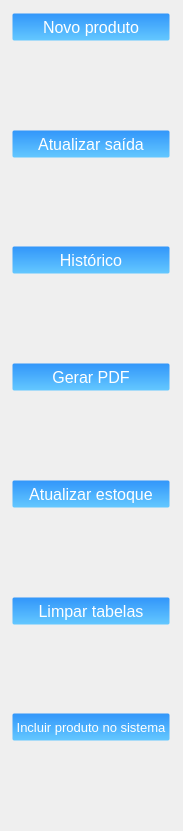
                   <widget class="QFrame" name="frame_botoes_tabelas">
                    <property name="sizePolicy">
                     <sizepolicy hsizetype="Expanding" vsizetype="Expanding">
                      <horstretch>0</horstretch>
                      <verstretch>0</verstretch>
                     </sizepolicy>
                    </property>
                    <property name="minimumSize">
                     <size>
                      <width>0</width>
                      <height>831</height>
                     </size>
                    </property>
                    <property name="maximumSize">
                     <size>
                      <width>183</width>
                      <height>831</height>
                     </size>
                    </property>
                    <property name="frameShape">
                     <enum>QFrame::NoFrame</enum>
                    </property>
                    <property name="frameShadow">
                     <enum>QFrame::Raised</enum>
                    </property>
                    <layout class="QGridLayout" name="gridLayout_14">
                     <item row="0" column="0">
                      <layout class="QVBoxLayout" name="layout_botoes_tabelas">
                       <property name="spacing">
                        <number>9</number>
                       </property>
                       <property name="leftMargin">
                        <number>0</number>
                       </property>
                       <property name="topMargin">
                        <number>1</number>
                       </property>
                       <property name="rightMargin">
                        <number>1</number>
                       </property>
                       <property name="bottomMargin">
                        <number>0</number>
                       </property>
                       <item>
                        <widget class="QPushButton" name="btn_novo_produto">
                         <property name="sizePolicy">
                          <sizepolicy hsizetype="Expanding" vsizetype="Expanding">
                           <horstretch>0</horstretch>
                           <verstretch>0</verstretch>
                          </sizepolicy>
                         </property>
                         <property name="maximumSize">
                          <size>
                           <width>197</width>
                           <height>30</height>
                          </size>
                         </property>
                         <property name="font">
                          <font>
                           <pointsize>-1</pointsize>
                          </font>
                         </property>
                         <property name="cursor">
                          <cursorShape>PointingHandCursor</cursorShape>
                         </property>
                         <property name="styleSheet">
                          <string notr="true">QPushButton {
    color: rgb(255, 255, 255);
    border-radius: 3px;
    font-size: 16px;
    background: qlineargradient(x1:0, y1:0, x2:0, y2:1, stop:0 rgb(50, 150, 250), stop:1 rgb(100, 200, 255)); /* Gradiente de azul claro para azul mais claro */
    border: 3px solid transparent;
}

QPushButton:hover {
    background: qlineargradient(x1:0, y1:0, x2:0, y2:1, stop:0 rgb(100, 180, 255), stop:1 rgb(150, 220, 255)); /* Gradiente de azul mais claro para azul ainda mais claro */
    color: black;
}
</string>
                         </property>
                         <property name="text">
                          <string>Novo produto</string>
                         </property>
                        </widget>
                       </item>
                       <item>
                        <spacer name="verticalSpacer">
                         <property name="orientation">
                          <enum>Qt::Vertical</enum>
                         </property>
                         <property name="sizeHint" stdset="0">
                          <size>
                           <width>20</width>
                           <height>40</height>
                          </size>
                         </property>
                        </spacer>
                       </item>
                       <item>
                        <widget class="QPushButton" name="btn_atualizar_saida">
                         <property name="sizePolicy">
                          <sizepolicy hsizetype="Expanding" vsizetype="Expanding">
                           <horstretch>0</horstretch>
                           <verstretch>0</verstretch>
                          </sizepolicy>
                         </property>
                         <property name="maximumSize">
                          <size>
                           <width>197</width>
                           <height>30</height>
                          </size>
                         </property>
                         <property name="font">
                          <font>
                           <pointsize>-1</pointsize>
                          </font>
                         </property>
                         <property name="cursor">
                          <cursorShape>PointingHandCursor</cursorShape>
                         </property>
                         <property name="styleSheet">
                          <string notr="true">QPushButton {
    color: rgb(255, 255, 255);
    border-radius: 3px;
    font-size: 16px;
    background: qlineargradient(x1:0, y1:0, x2:0, y2:1, stop:0 rgb(50, 150, 250), stop:1 rgb(100, 200, 255)); /* Gradiente de azul claro para azul mais claro */
    border: 3px solid transparent;
}

QPushButton:hover {
    background: qlineargradient(x1:0, y1:0, x2:0, y2:1, stop:0 rgb(100, 180, 255), stop:1 rgb(150, 220, 255)); /* Gradiente de azul mais claro para azul ainda mais claro */
    color: black;
}
</string>
                         </property>
                         <property name="text">
                          <string>Atualizar saída</string>
                         </property>
                        </widget>
                       </item>
                       <item>
                        <spacer name="verticalSpacer_2">
                         <property name="orientation">
                          <enum>Qt::Vertical</enum>
                         </property>
                         <property name="sizeHint" stdset="0">
                          <size>
                           <width>20</width>
                           <height>40</height>
                          </size>
                         </property>
                        </spacer>
                       </item>
                       <item>
                        <widget class="QPushButton" name="btn_historico">
                         <property name="sizePolicy">
                          <sizepolicy hsizetype="Expanding" vsizetype="Expanding">
                           <horstretch>0</horstretch>
                           <verstretch>0</verstretch>
                          </sizepolicy>
                         </property>
                         <property name="maximumSize">
                          <size>
                           <width>197</width>
                           <height>30</height>
                          </size>
                         </property>
                         <property name="font">
                          <font>
                           <pointsize>-1</pointsize>
                          </font>
                         </property>
                         <property name="cursor">
                          <cursorShape>PointingHandCursor</cursorShape>
                         </property>
                         <property name="styleSheet">
                          <string notr="true">QPushButton {
    color: rgb(255, 255, 255);
    border-radius: 3px;
    font-size: 16px;
    background: qlineargradient(x1:0, y1:0, x2:0, y2:1, stop:0 rgb(50, 150, 250), stop:1 rgb(100, 200, 255)); /* Gradiente de azul claro para azul mais claro */
    border: 3px solid transparent;
}

QPushButton:hover {
    background: qlineargradient(x1:0, y1:0, x2:0, y2:1, stop:0 rgb(100, 180, 255), stop:1 rgb(150, 220, 255)); /* Gradiente de azul mais claro para azul ainda mais claro */
    color: black;
}
</string>
                         </property>
                         <property name="text">
                          <string>Histórico</string>
                         </property>
                        </widget>
                       </item>
                       <item>
                        <spacer name="verticalSpacer_3">
                         <property name="orientation">
                          <enum>Qt::Vertical</enum>
                         </property>
                         <property name="sizeHint" stdset="0">
                          <size>
                           <width>20</width>
                           <height>40</height>
                          </size>
                         </property>
                        </spacer>
                       </item>
                       <item>
                        <widget class="QPushButton" name="btn_gerar_pdf">
                         <property name="sizePolicy">
                          <sizepolicy hsizetype="Expanding" vsizetype="Expanding">
                           <horstretch>0</horstretch>
                           <verstretch>0</verstretch>
                          </sizepolicy>
                         </property>
                         <property name="maximumSize">
                          <size>
                           <width>197</width>
                           <height>30</height>
                          </size>
                         </property>
                         <property name="font">
                          <font>
                           <pointsize>-1</pointsize>
                          </font>
                         </property>
                         <property name="cursor">
                          <cursorShape>PointingHandCursor</cursorShape>
                         </property>
                         <property name="styleSheet">
                          <string notr="true">QPushButton {
    color: rgb(255, 255, 255);
    border-radius: 3px;
    font-size: 16px;
    background: qlineargradient(x1:0, y1:0, x2:0, y2:1, stop:0 rgb(50, 150, 250), stop:1 rgb(100, 200, 255)); /* Gradiente de azul claro para azul mais claro */
    border: 3px solid transparent;
}

QPushButton:hover {
    background: qlineargradient(x1:0, y1:0, x2:0, y2:1, stop:0 rgb(100, 180, 255), stop:1 rgb(150, 220, 255)); /* Gradiente de azul mais claro para azul ainda mais claro */
    color: black;
}
</string>
                         </property>
                         <property name="text">
                          <string>Gerar PDF</string>
                         </property>
                        </widget>
                       </item>
                       <item>
                        <spacer name="verticalSpacer_4">
                         <property name="orientation">
                          <enum>Qt::Vertical</enum>
                         </property>
                         <property name="sizeHint" stdset="0">
                          <size>
                           <width>20</width>
                           <height>40</height>
                          </size>
                         </property>
                        </spacer>
                       </item>
                       <item>
                        <widget class="QPushButton" name="btn_atualizar_estoque">
                         <property name="sizePolicy">
                          <sizepolicy hsizetype="Expanding" vsizetype="Expanding">
                           <horstretch>0</horstretch>
                           <verstretch>0</verstretch>
                          </sizepolicy>
                         </property>
                         <property name="maximumSize">
                          <size>
                           <width>197</width>
                           <height>30</height>
                          </size>
                         </property>
                         <property name="font">
                          <font>
                           <pointsize>-1</pointsize>
                          </font>
                         </property>
                         <property name="cursor">
                          <cursorShape>PointingHandCursor</cursorShape>
                         </property>
                         <property name="styleSheet">
                          <string notr="true">QPushButton {
    color: rgb(255, 255, 255);
    border-radius: 3px;
    font-size: 16px;
    background: qlineargradient(x1:0, y1:0, x2:0, y2:1, stop:0 rgb(50, 150, 250), stop:1 rgb(100, 200, 255)); /* Gradiente de azul claro para azul mais claro */
    border: 3px solid transparent;
}

QPushButton:hover {
    background: qlineargradient(x1:0, y1:0, x2:0, y2:1, stop:0 rgb(100, 180, 255), stop:1 rgb(150, 220, 255)); /* Gradiente de azul mais claro para azul ainda mais claro */
    color: black;
}
</string>
                         </property>
                         <property name="text">
                          <string>Atualizar estoque</string>
                         </property>
                        </widget>
                       </item>
                       <item>
                        <spacer name="verticalSpacer_5">
                         <property name="orientation">
                          <enum>Qt::Vertical</enum>
                         </property>
                         <property name="sizeHint" stdset="0">
                          <size>
                           <width>20</width>
                           <height>40</height>
                          </size>
                         </property>
                        </spacer>
                       </item>
                       <item>
                        <widget class="QPushButton" name="btn_limpar_tabelas">
                         <property name="sizePolicy">
                          <sizepolicy hsizetype="Expanding" vsizetype="Expanding">
                           <horstretch>0</horstretch>
                           <verstretch>0</verstretch>
                          </sizepolicy>
                         </property>
                         <property name="maximumSize">
                          <size>
                           <width>197</width>
                           <height>30</height>
                          </size>
                         </property>
                         <property name="font">
                          <font>
                           <pointsize>-1</pointsize>
                          </font>
                         </property>
                         <property name="cursor">
                          <cursorShape>PointingHandCursor</cursorShape>
                         </property>
                         <property name="styleSheet">
                          <string notr="true">QPushButton {
    color: rgb(255, 255, 255);
    border-radius: 3px;
    font-size: 16px;
    background: qlineargradient(x1:0, y1:0, x2:0, y2:1, stop:0 rgb(50, 150, 250), stop:1 rgb(100, 200, 255)); /* Gradiente de azul claro para azul mais claro */
    border: 3px solid transparent;
}

QPushButton:hover {
    background: qlineargradient(x1:0, y1:0, x2:0, y2:1, stop:0 rgb(100, 180, 255), stop:1 rgb(150, 220, 255)); /* Gradiente de azul mais claro para azul ainda mais claro */
    color: black;
}
</string>
                         </property>
                         <property name="text">
                          <string>Limpar tabelas</string>
                         </property>
                        </widget>
                       </item>
                       <item>
                        <spacer name="verticalSpacer_6">
                         <property name="orientation">
                          <enum>Qt::Vertical</enum>
                         </property>
                         <property name="sizeHint" stdset="0">
                          <size>
                           <width>20</width>
                           <height>40</height>
                          </size>
                         </property>
                        </spacer>
                       </item>
                       <item>
                        <widget class="QPushButton" name="btn_incluir_no_sistema">
                         <property name="sizePolicy">
                          <sizepolicy hsizetype="Expanding" vsizetype="Expanding">
                           <horstretch>0</horstretch>
                           <verstretch>0</verstretch>
                          </sizepolicy>
                         </property>
                         <property name="maximumSize">
                          <size>
                           <width>197</width>
                           <height>30</height>
                          </size>
                         </property>
                         <property name="font">
                          <font>
                           <pointsize>-1</pointsize>
                          </font>
                         </property>
                         <property name="cursor">
                          <cursorShape>PointingHandCursor</cursorShape>
                         </property>
                         <property name="styleSheet">
                          <string notr="true">QPushButton {
    color: rgb(255, 255, 255);
    border-radius: 3px;
    font-size: 13px;
    background: qlineargradient(x1:0, y1:0, x2:0, y2:1, stop:0 rgb(50, 150, 250), stop:1 rgb(100, 200, 255)); /* Gradiente de azul claro para azul mais claro */
    border: 3px solid transparent;
}

QPushButton:hover {
    background: qlineargradient(x1:0, y1:0, x2:0, y2:1, stop:0 rgb(100, 180, 255), stop:1 rgb(150, 220, 255)); /* Gradiente de azul mais claro para azul ainda mais claro */
    color: black;
}
</string>
                         </property>
                         <property name="text">
                          <string>Incluir produto no sistema</string>
                         </property>
                        </widget>
                       </item>
                       <item>
                        <spacer name="verticalSpacer_7">
                         <property name="orientation">
                          <enum>Qt::Vertical</enum>
                         </property>
                         <property name="sizeHint" stdset="0">
                          <size>
                           <width>20</width>
                           <height>40</height>
                          </size>
                         </property>
                        </spacer>
                       </item>
                      </layout>
                     </item>
                    </layout>
                   </widget>
